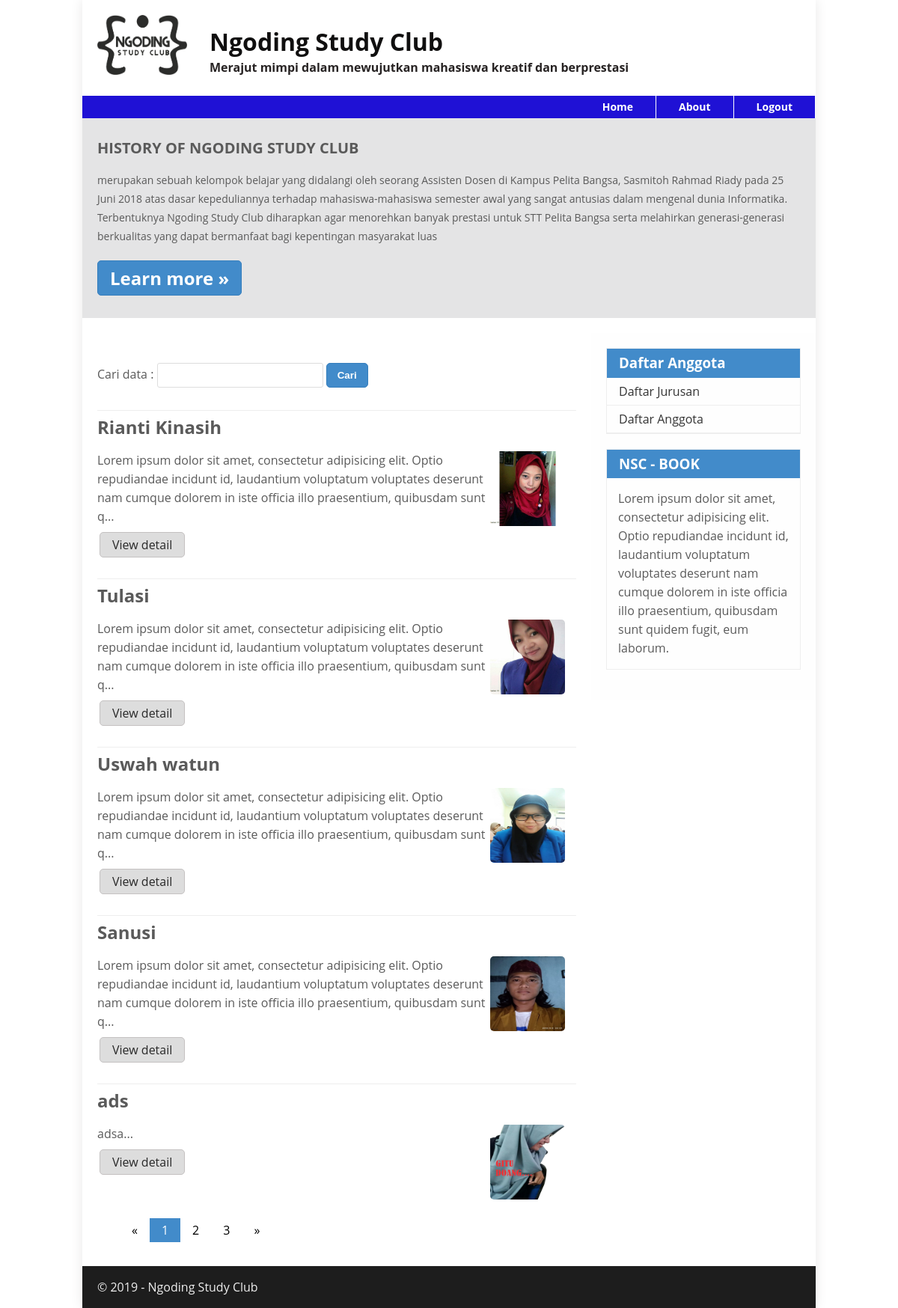
The app's page / (signed in) with its own data.
### tables this page shows
CREATE TABLE `anggota` (
  `id_anggota` int(10) NOT NULL,
  `nama` varchar(50) DEFAULT NULL,
  `jurusan_id` int(10) DEFAULT NULL,
  `tanggal` date NOT NULL,
  `kelas` varchar(20) DEFAULT NULL,
  `alamat` text,
  `no_hp` varchar(15) DEFAULT NULL,
  `email` varchar(20) DEFAULT NULL,
  `moto` text,
  `foto` varchar(50) DEFAULT NULL
);

### include/fungsi.php (called while the page is built)
<?php
function readmore($string){
 	$string = substr($string, 0, 200);
	$string = $string . "...";
	return $string;
}
 ?>

### index.php (the view, shortened to what this page needs)
<?php
$image = '<img src = "img/nsc-logo.png" alt="">';
include_once 'include/koneksi.php';
include_once 'include/fungsi.php';
$sql = ("SELECT anggota.id_anggota, anggota.nama, jurusan.jurusan, anggota.tanggal, anggota.kelas,
				anggota.alamat, anggota.no_hp, anggota.email, anggota.moto, anggota.foto
                FROM anggota
                JOIN jurusan ON jurusan.id_jurusan = anggota.jurusan_id");
$sql_count = "SELECT COUNT(*) FROM anggota";
$result_count = mysqli_query($conn, $sql_count);
$count = 0;
if ($result_count) {
    $r_data = mysqli_fetch_row($result_count);
    $count = $r_data[0];
}
$per_page = 5;
$num_page = ceil($count / $per_page);
$limit = $per_page;
if (isset($_GET['page'])) {
    $page = $_GET['page'];
    $offset = ($page - 1) * $per_page;
} else {
    $offset = 0;
    $page = 1;
}
$sql .= " LIMIT {$offset}, {$limit}";
$result = mysqli_query($conn, $sql);
require('include/header.php');
require('include/nav.php');
require('include/slide.php');
 ?>
 <div class="main">
 	<form action="" method="get">
		<label for="q">Cari data : </label>
			<input type="text" id="q" name="q" class="input-q" >
			<input type="submit" name="submit" value="Cari" class="btn btn-primary">
	</form>
    <?php
        if ($result):
    ?>
 	<?php while($row = mysqli_fetch_array($result)): ?>
 	<div class="entry">
 		<hr class="divider" />
        <h2><?php echo $row['nama'];?></h2>
        <img src="<?php echo $row['foto']; ?>"  class="right-img" alt="">
        <p><?php echo readmore($row['moto']);?></p>
        <a href="view-anggota.php?id=<?php echo $row['id_anggota'];?>" class="btn btn-default">View detail</a>
    </div>
    <?php endwhile; ?>
        <ul class="pagination">
            <li><a href="?page=<?php if ($page > 1){
                $pagep = $page-1;
            }else{
                $pagep= $page;
            }
            echo $pagep; ?>">&laquo;</a></li>
            <?php for ($i=1; $i <= $num_page; $i++) {
                $link = "?page={$i}";
                    $class = ($page == $i ? 'active' : '');
                    echo "<li><a class=\"{$class}\" href=\"{$link}\">{$i}</a></li>";
                } ?>
          <li><a href="?page=<?php if ($page < $num_page){
            $pagen = $page+1;
        }else{
            $pagen= $page;
        }
        echo $pagen; ?>">&raquo;</a></li>
        </ul>
    </div>
<?php endif;
require('include/sidebar.php');
include_once('include/footer.php');
 ?>

### include/header.php (shortened to what this page needs)
<!DOCTYPE html>
<html>
<head>
	<link rel="stylesheet" href="css/style.css" type="text/css">
	<link rel="stylesheet" href="../css/style.css" type="text/css">
	<link rel="stylesheet" href="http://code.jquery.com/ui/1.12.1/themes/smoothness/jquery-ui.css" type="text/css">
</head>
<body>
	<div id="container">
		<header>
			<?php echo $image; ?>
			<h1>Ngoding Study Club</h1><br/>
			<h2>Merajut mimpi dalam mewujutkan mahasiswa kreatif dan berprestasi</h2>
		</header>

### include/nav.php
<nav>
	<ul class="dropmenu">
		<li><a href="logout.php" title="logout">Logout</a></li>
		<li><a href="story.php" title="about">About</a></li>
		<li class="active"><a href="index.php" title="home">Home</a></li>
	</ul>
</nav>

### include/slide.php
<section role="slider" class="slide-panel">
          <h1>HISTORY OF NGODING STUDY CLUB</h1>
          <p>merupakan sebuah kelompok belajar yang didalangi oleh seorang Assisten Dosen di Kampus Pelita Bangsa, Sasmitoh Rahmad Riady pada 25 Juni 2018 atas dasar kepeduliannya terhadap mahasiswa-mahasiswa semester awal yang sangat antusias dalam mengenal dunia Informatika. Terbentuknya Ngoding Study Club  diharapkan agar menorehkan banyak prestasi untuk  STT Pelita Bangsa  serta melahirkan generasi-generasi berkualitas yang dapat bermanfaat bagi kepentingan masyarakat luas</p>
          <a href="story.php" class="btn btn-large">Learn more &raquo;</a>
       </section>

### include/sidebar.php
<div id="sidebar">
       	<div class="widget-box">
           <h3 class="title">Daftar Anggota</h3>
           <ul>
               <li><a href="daftar-jurusan.php">Daftar Jurusan</a></li>
               <li><a href="daftar-anggota.php">Daftar Anggota</a></li>
           </ul>
          </div>
           <div class="widget-box">
               <h3 class="title">NSC - BOOK </h3>
               <p>Lorem ipsum dolor sit amet, consectetur adipisicing elit. Optio repudiandae incidunt id, laudantium voluptatum voluptates deserunt nam cumque dolorem in iste officia illo praesentium, quibusdam sunt quidem fugit, eum laborum.</p>
           </div>
       	</div>

### include/footer.php
         	<footer>
                <p>&copy; 2019 - Ngoding Study Club</p>
        	</footer>
	</div>
</body>
</html>

### css/style.css (style rules this page uses)
* { margin: 0; padding: 0; }
body { line-height: 1; font-size: 100%; font-family:'Open Sans', sans-serif; color:#5a5a5a; }
#container { width: 980px; margin: 0 auto; box-shadow: 0 0 1em #E9E8E8; }
header { padding: 20px; background-color: #FFFFFF; }
header h1 { margin: 20px 30px 10px 30px; color:#100F0F; display: inline-block; }
header h2 { margin: 0 30px 10px; font-size: 100%; color: #272323; display: inline-block; }
header img { float:left; width: 120px; height: 80px; }
.dropmenu { background: #1F11D5; height: 30px; list-style-type: none; margin: 0; padding: 0px; }
.dropmenu li { border-right: solid 1px white; float: right; height: 30px; }
.dropmenu li a { color: #fff; display: block; font-size: 14px; font-weight: bold; padding: 8px 30px; text-decoration: none; }
.slide-panel { background-color:#e4e4e5; padding:30px 20px; margin-bottom:20px; }
.slide-panel h1 { margin-bottom:20px; font-size:20px; }
.slide-panel p { margin-bottom:20px; font-size:14px; line-height:25px; }
.btn { border:1px solid #c4c1c1; padding:5px 10px; background-color:#ddd; text-decoration:none; display:inline-block; border-radius:5px; }
.btn-large { font-size:24px; line-height:25px; padding:10px 16px; font-weight:bold; color:#fff; border-color:#357ebd; background-color:#428bca; }
.btn-primary { padding:8px 14px; font-weight:bold; color:#fff; border-color:#357ebd; background-color:#428bca; }
.btn-default { color:#292929; margin: 3px; padding:8px 16px; }
.main { float:left; width:640px; padding:20px; }
.main h2 { margin-bottom: 20px; }
#sidebar { float:left; width:260px; padding:20px; background-color: #FEFEFE; }
.widget-box { border:1px solid #eee; margin-bottom:20px; }
.widget-box .title { padding:10px 16px; background-color:#428bca; color:#fff; }
.widget-box ul { list-style-type:none; }
.widget-box li { border-bottom:1px solid #eee; }
.widget-box li a { padding:10px 16px; color:#333; display:block; text-decoration:none; }
.widget-box p { padding:15px; line-height:25px; }
.row:after, .row:before, .entry:after, .entry:before { content:''; display:table; }
.row:after, .entry:after { clear:both; }
.divider { border:0; border-top:1px solid #eeeeee; margin:10px 0; clear:both; }
.entry { margin:15px 0; }
.entry h2 { margin-bottom:20px; }
.entry p { line-height:25px; margin-bottom: 5px; }
.entry img { float:left; border-radius:5px; margin-right:15px; width: 100px; height: 100px; }
.entry .right-img { float:right; }
footer { clear:both; background-color:#1d1d1d; padding:20px; color:#eee; }
form { margin:20px 0; }
.input-q { border-radius:3px; border:1px solid #ddd; padding: 8px 10px; width: 200px; }
ul.pagination { display: inline-block; padding: 0; margin: 10px 30px; }
ul.pagination li { display: inline; }
ul.pagination li a { color: black; float: left; padding: 8px 16px; text-decoration: none; transition: background-color .3s; }
ul.pagination li a.active { background-color: #428bca; color: white; }

### records on screen
anggota: nama "Rianti Kinasih", foto (picture), moto "Lorem ipsum dolor sit amet, consectetur adipisicing elit. Optio repudiandae incidunt id, laudantium voluptatum voluptates deserunt nam cumque dolorem in iste officia illo praesentium, quibusdam sunt q..."
anggota: nama "Tulasi", foto (picture), moto "Lorem ipsum dolor sit amet, consectetur adipisicing elit. Optio repudiandae incidunt id, laudantium voluptatum voluptates deserunt nam cumque dolorem in iste officia illo praesentium, quibusdam sunt q..."
anggota: nama "Uswah watun", foto (picture), moto "Lorem ipsum dolor sit amet, consectetur adipisicing elit. Optio repudiandae incidunt id, laudantium voluptatum voluptates deserunt nam cumque dolorem in iste officia illo praesentium, quibusdam sunt q..."
anggota: nama "Sanusi", foto (picture), moto "Lorem ipsum dolor sit amet, consectetur adipisicing elit. Optio repudiandae incidunt id, laudantium voluptatum voluptates deserunt nam cumque dolorem in iste officia illo praesentium, quibusdam sunt q..."
anggota: nama "ads", foto (picture), moto "adsa..."
